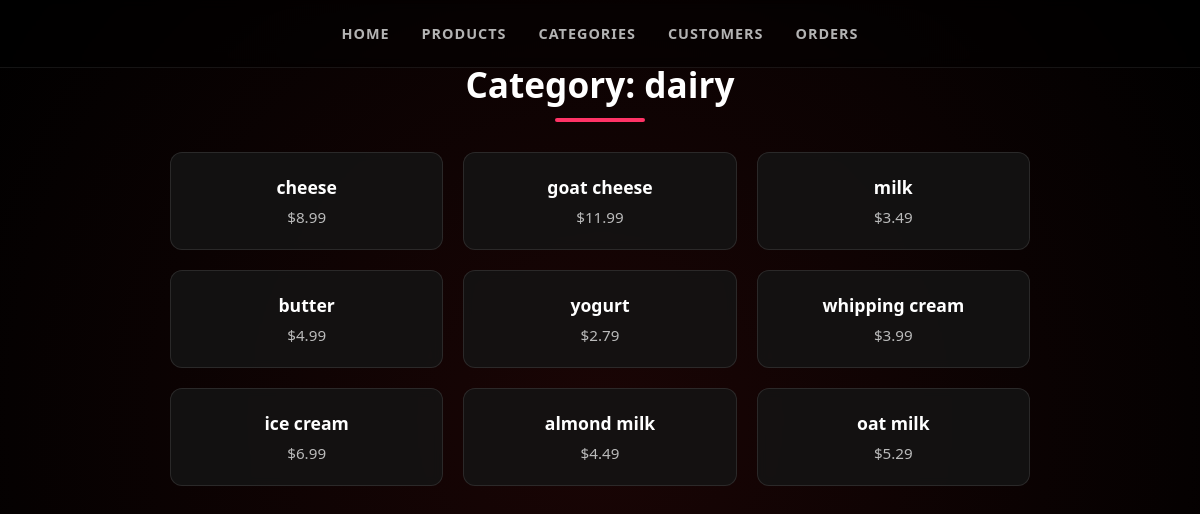
Screenshot of /categories/dairy with the database file from the repository.
### store/models.py (models this page shows)
class Category(db.Model):
    __tablename__ = "categories"
    id = mapped_column(Integer, primary_key=True)
    name = mapped_column(String)
    products = relationship("Product", back_populates="category")

class Product(db.Model):
    __tablename__ = "Product"
    id = mapped_column(Integer,primary_key=True)
    name = mapped_column(String)
    price = mapped_column(DECIMAL(10, 2))
    available = mapped_column(Integer, default=0)
    category = mapped_column(String)
    category_id = mapped_column(Integer, ForeignKey("categories.id"))
    category = relationship("Category", back_populates="products")

### store/app.py (the view)
@app.route("/categories/<string:name>")
def catagories(name):
    caty = select(Category).where(Category.name == name)
    new_caty = db.session.execute(caty).scalar()
    return render_template("category_detail.html", category=new_caty)

### store/templates/category_detail.html
{% extends "base.html" %}
{% block styles %}
<link rel="stylesheet" href="{{ url_for('static', filename='categories.css') }}">
{% endblock %}
{% block content %}
<div class="category-container">
    <h1>Category: {{ category.name }}</h1>
    <div class="divider"></div>
    <ul class="category-list">
        {% for product in category.products %}
            <li class="product-item">
                <span class="p-name">{{ product.name }}</span>
                <span class="p-price">${{ product.price }}</span>
            </li>
        {% endfor %}
    </ul>
</div>
{% endblock %}

### store/static/home_page.css (style rules this page uses)
:root { --primary: #ff3366; --text: #e5e5e5; --nav-text: #b3b3b3; --nav-hover: #ff6688; }
* { margin: 0; padding: 0; box-sizing: border-box; }
body { background: radial-gradient(circle at center, #1a0505 0%, #000 100%); color: var(--text); font-family: system-ui, sans-serif; min-height: 100vh; }

### store/static/categories.css (style rules this page uses)
:root { --primary: #ff3366; --text: #ffffff; --bg-dark: #000000; }
.category-container { max-width: 900px; margin: 40px auto; padding: 20px; }
.category-container h1 { text-align: center; font-size: 2.2rem; color: var(--text); margin-bottom: 10px; }
.divider { width: 90px; height: 4px; background: var(--primary); margin: 0 auto 30px auto; border-radius: 10px; }
.category-list { list-style: none; padding: 0; display: grid; grid-template-columns: repeat(auto-fill, minmax(220px, 1fr)); gap: 20px; }
.product-item { background: rgba(20, 20, 20, 0.85); padding: 22px; border-radius: 12px; border: 1px solid rgba(255,255,255,0.1); text-align: center; transition: all 0.3s ease; backdrop-filter: blur(5px); }
.p-name { display: block; font-size: 1.1rem; font-weight: 600; color: var(--text); margin-bottom: 8px; }
.p-price { display: block; font-size: 0.95rem; color: #bbbbbb; }

### rows the page displays
Category: name "dairy"
Product: name "cheese", price "8.99"
Product: name "goat cheese", price "11.99"
Product: name "milk", price "3.49"
Product: name "butter", price "4.99"
Product: name "yogurt", price "2.79"
Product: name "whipping cream", price "3.99"
Product: name "ice cream", price "6.99"
Product: name "almond milk", price "4.49"
Product: name "oat milk", price "5.29"
